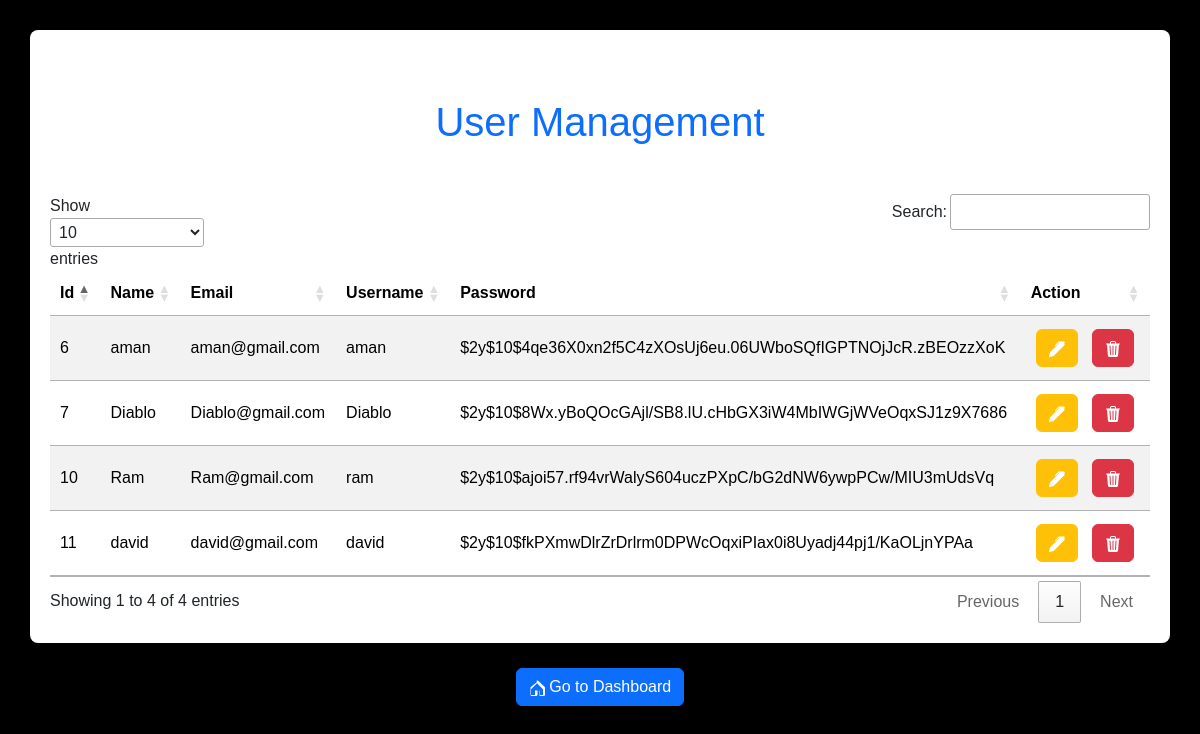
Screenshot of /booksAdmin/userManage.php with the database file from the repository.
### tables this page shows
CREATE TABLE `epicbooks_users` (
  `id` int(11) NOT NULL,
  `name` varchar(55) DEFAULT NULL,
  `email` varchar(55) DEFAULT NULL,
  `username` varchar(55) DEFAULT NULL,
  `password` varchar(255) DEFAULT NULL,
  `darkmode` enum('Y','N') NOT NULL DEFAULT 'N'
);

### booksAdmin/userManage.php (the view, shortened to what this page needs)
<!doctype html>
<html lang="en">
<head>
    <link href="https://cdn.jsdelivr.net/npm/bootstrap@5.3.2/dist/css/bootstrap.min.css" rel="stylesheet" />
    <link rel="stylesheet" type="text/css" href="https://cdn.datatables.net/1.13.4/css/jquery.dataTables.min.css">
</head>
<body>
    <main>
        <?php
        include "connection.php";
        $sql = "SELECT * FROM `epicbooks_users`";
        $result = mysqli_query($conn, $sql);
        if (mysqli_num_rows($result) > 0) {
            echo "<div class='container'>
                    <h1 class='text-center m-5 text-primary'>User Management</h1>
                    <div class='table-responsive'>
                        <table id='userTable' class='table table-striped'>
                            <thead>
                                <tr>
                                    <th scope='col'>Id</th>
                                    <th scope='col'>Name</th>
                                    <th scope='col'>Email</th>
                                    <th scope='col'>Username</th>
                                    <th scope='col'>Password</th>
                                    <th scope='col'>Action</th>
                                </tr>
                            </thead>
                            <tbody>";
            while ($rows = mysqli_fetch_assoc($result)) {
                echo "<tr>
                    <td>{$rows['id']}</td>
                    <td>{$rows['name']}</td>
                    <td>{$rows['email']}</td>
                    <td>{$rows['username']}</td>
                    <td>{$rows['password']}</td>
                    <td>
                        <a class='btn btn-warning' href='userEdit.php?id={$rows['id']}' role='button'>
                            <svg xmlns='http://www.w3.org/2000/svg' width='16' height='16' fill='currentColor' class='bi bi-pen-fill' viewBox='0 0 16 16'>
                                <path d='m13.498.795.149-.149a1.207 1.207 0 1 1 1.707 1.708l-.149.148a1.5 1.5 0 0 1-.059 2.059L4.854 14.854a.5.5 0 0 1-.233.131l-4 1a.5.5 0 0 1-.606-.606l1-4a.5.5 0 0 1 .131-.232l9.642-9.642a.5.5 0 0 0-.642.056L6.854 4.854a.5.5 0 1 1-.708-.708L9.44.854A1.5 1.5 0 0 1 11.5.796a1.5 1.5 0 0 1 1.998-.001'/>
                            </svg>
                        </a>
                        <a class='btn btn-danger' href='userDelete.php?id={$rows['id']}' role='button'>
                            <svg xmlns='http://www.w3.org/2000/svg' width='16' height='16' fill='currentColor' class='bi bi-trash3-fill' viewBox='0 0 16 16'>
                                <path d='M11 1.5v1h3.5a.5.5 0 0 1 0 1h-.538l-.853 10.66A2 2 0 0 1 11.115 16h-6.23a2 2 0 0 1-1.994-1.84L2.038 3.5H1.5a.5.5 0 0 1 0-1H5v-1A1.5 1.5 0 0 1 6.5 0h3A1.5 1.5 0 0 1 11 1.5m-5 0v1h4v-1a.5.5 0 0 0-.5-.5h-3a.5.5 0 0 0-.5.5M4.5 5.029l.5 8.5a.5.5 0 1 0 .998-.06l-.5-8.5a.5.5 0 1 0-.998.06m6.53-.528a.5.5 0 0 0-.528.47l-.5 8.5a.5.5 0 0 0 .998.058l.5-8.5a.5.5 0 0 0-.47-.528M8 4.5a.5.5 0 0 0-.5.5v8.5a.5.5 0 0 0 1 0V5a.5.5 0 0 0-.5-.5'/>
                            </svg>
                        </a>
                    </td>
                </tr>";
            }
            echo "</tbody>
                </table>
            </div>
        </div>
        <div class='text-center mb-4'>
            <a href='dashboard.php' class='btn btn-primary'>
                <svg xmlns='http://www.w3.org/2000/svg' width='16' height='16' fill='currentColor' class='bi bi-house' viewBox='0 0 16 16'>
                    <path fill-rule='evenodd' d='M8 3.293l6 6V14.5a.5.5 0 0 1-.5.5H10.5a.5.5 0 0 1-.5-.5v-4H6v4a.5.5 0 0 1-.5.5H2.5a.5.5 0 0 1-.5-.5V9.293l6-6zm0-1.414L1.5 7.293v7.207A1.5 1.5 0 0 0 3 16h4a1.5 1.5 0 0 0 1.5-1.5v-4h2v4A1.5 1.5 0 0 0 13 16h2A1.5 1.5 0 0 0 16 14.5V7.293l-6.5-6.414a1.5 1.5 0 0 0-2.035-.06z'/>
                </svg>
                Go to Dashboard
            </a>
        </div>";
        } else {
            echo "Zero records found";
        }
        ?>
    </main>
</body>
</html>

### booksAdmin/userManage.php (style rules this page uses)
body { background-color: black; font-family: Arial, sans-serif; }
.container { background-color: #ffffff; border-radius: 8px; box-shadow: 0 4px 8px rgba(0, 0, 0, 0.1); padding: 20px; margin-top: 30px; }
.table thead { background-color: #007bff; color: white; }
.table th, .table td { vertical-align: middle; }
.table { margin-top: 20px; border-collapse: collapse; }
.btn { margin: 5px; }
.btn-warning, .btn-danger { color: white; }
.btn-warning { background-color: #ffc107; }
.btn-danger { background-color: #dc3545; }
.text-center { margin-top: 20px; }
.table-responsive { overflow-x: auto; }

### rows the page displays
epicbooks_users: id "6", name "aman", email "aman@gmail.com", username "aman", password "$2y$10$4qe36X0xn2f5C4zXOsUj6eu.06UWboSQfIGPTNOjJcR.zBEOzzXoK"
epicbooks_users: id "7", name "Diablo", email "Diablo@gmail.com", username "Diablo", password "$2y$10$8Wx.yBoQOcGAjl/SB8.lU.cHbGX3iW4MbIWGjWVeOqxSJ1z9X7686"
epicbooks_users: id "10", name "Ram", email "Ram@gmail.com", username "ram", password "$2y$10$ajoi57.rf94vrWalyS604uczPXpC/bG2dNW6ywpPCw/MIU3mUdsVq"
epicbooks_users: id "11", name "david", email "david@gmail.com", username "david", password "$2y$10$fkPXmwDlrZrDrlrm0DPWcOqxiPIax0i8Uyadj44pj1/KaOLjnYPAa"
